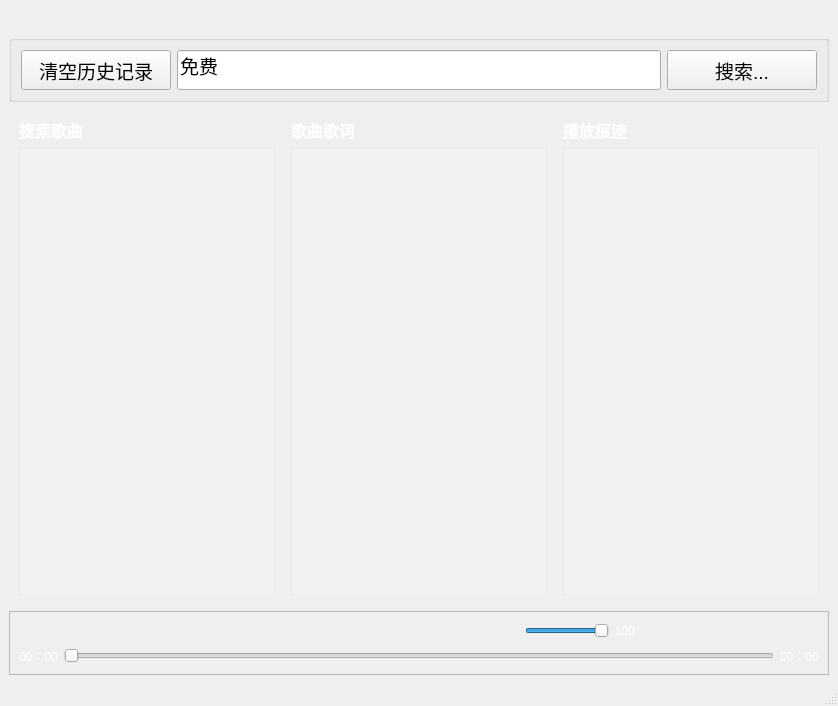
<?xml version="1.0" encoding="UTF-8"?>
<ui version="4.0">
 <class>MainWindow</class>
 <widget class="QMainWindow" name="MainWindow">
  <property name="geometry">
   <rect>
    <x>0</x>
    <y>0</y>
    <width>838</width>
    <height>706</height>
   </rect>
  </property>
  <property name="windowTitle">
   <string>Windows</string>
  </property>
  <property name="windowIcon">
   <iconset resource="res.qrc">
    <normaloff>:/png/button/help.png</normaloff>:/png/button/help.png</iconset>
  </property>
  <widget class="QWidget" name="centralwidget">
   <layout class="QGridLayout" name="gridLayout_3">
    <item row="0" column="4">
     <widget class="QPushButton" name="Login_Button">
      <property name="minimumSize">
       <size>
        <width>0</width>
        <height>0</height>
       </size>
      </property>
      <property name="cursor">
       <cursorShape>PointingHandCursor</cursorShape>
      </property>
      <property name="styleSheet">
       <string notr="true">QPushButton
{
	border-radius:0x;
	background-repeat:no-repeat;
	border:none;
	background-position:center center;
}
QPushButton:hevar{
	background-color:rgb(230,0,0,0.5);
}
QPushButton:pressed{
	background-color:rgba(95,95,95,100);
	border-color:rgba(255,255,255,30);
	border-style:inset;
	color:rgba(0,0,0,100);
}</string>
      </property>
      <property name="text">
       <string/>
      </property>
      <property name="icon">
       <iconset resource="res.qrc">
        <normaloff>:/png/button/Login.png</normaloff>:/png/button/Login.png</iconset>
      </property>
      <property name="iconSize">
       <size>
        <width>32</width>
        <height>32</height>
       </size>
      </property>
     </widget>
    </item>
    <item row="0" column="6">
     <widget class="QPushButton" name="close_pushButton">
      <property name="cursor">
       <cursorShape>PointingHandCursor</cursorShape>
      </property>
      <property name="styleSheet">
       <string notr="true">QPushButton
{
	border-radius:0x;
	background-repeat:no-repeat;
	border:none;
	background-position:center center;
}
QPushButton:hevar{
	background-color:rgb(230,0,0,0.5);
}
QPushButton:pressed{
	background-color:rgba(95,95,95,100);
	border-color:rgba(255,255,255,30);
	border-style:inset;
	color:rgba(0,0,0,100);
}</string>
      </property>
      <property name="text">
       <string/>
      </property>
      <property name="icon">
       <iconset resource="res.qrc">
        <normaloff>:/png/button/close.png</normaloff>:/png/button/close.png</iconset>
      </property>
      <property name="iconSize">
       <size>
        <width>32</width>
        <height>32</height>
       </size>
      </property>
     </widget>
    </item>
    <item row="0" column="2">
     <widget class="QPushButton" name="recommend_pushButton">
      <property name="cursor">
       <cursorShape>PointingHandCursor</cursorShape>
      </property>
      <property name="styleSheet">
       <string notr="true">QPushButton
{
	border-radius:0x;
	background-repeat:no-repeat;
	border:none;
	background-position:center center;
}
QPushButton:hevar{
	background-color:rgb(230,0,0,0.5);
}
QPushButton:pressed{
	background-color:rgba(95,95,95,100);
	border-color:rgba(255,255,255,30);
	border-style:inset;
	color:rgba(0,0,0,100);
}</string>
      </property>
      <property name="text">
       <string/>
      </property>
      <property name="icon">
       <iconset resource="res.qrc">
        <normaloff>:/png/button/Ai.png</normaloff>:/png/button/Ai.png</iconset>
      </property>
      <property name="iconSize">
       <size>
        <width>32</width>
        <height>32</height>
       </size>
      </property>
     </widget>
    </item>
    <item row="2" column="0" colspan="7">
     <layout class="QHBoxLayout" name="horizontalLayout_3">
      <property name="leftMargin">
       <number>5</number>
      </property>
      <property name="topMargin">
       <number>5</number>
      </property>
      <property name="rightMargin">
       <number>5</number>
      </property>
      <property name="bottomMargin">
       <number>5</number>
      </property>
      <item>
       <layout class="QVBoxLayout" name="verticalLayout">
        <property name="leftMargin">
         <number>5</number>
        </property>
        <property name="topMargin">
         <number>5</number>
        </property>
        <property name="rightMargin">
         <number>5</number>
        </property>
        <property name="bottomMargin">
         <number>5</number>
        </property>
        <item>
         <widget class="QLabel" name="label">
          <property name="font">
           <font>
            <family>Arial</family>
            <pointsize>12</pointsize>
            <bold>true</bold>
           </font>
          </property>
          <property name="styleSheet">
           <string notr="true"> color:rgb(255,255,255);</string>
          </property>
          <property name="text">
           <string>搜索歌曲</string>
          </property>
         </widget>
        </item>
        <item>
         <widget class="QListWidget" name="FindMusiclistWidget">
          <property name="styleSheet">
           <string notr="true">color:rgb(255,255,255);
background-color:rgba(255,255,255,50);
</string>
          </property>
          <property name="selectionBehavior">
           <enum>QAbstractItemView::SelectionBehavior::SelectItems</enum>
          </property>
         </widget>
        </item>
       </layout>
      </item>
      <item>
       <layout class="QVBoxLayout" name="verticalLayout_2">
        <property name="leftMargin">
         <number>5</number>
        </property>
        <property name="topMargin">
         <number>5</number>
        </property>
        <property name="rightMargin">
         <number>5</number>
        </property>
        <property name="bottomMargin">
         <number>5</number>
        </property>
        <item>
         <widget class="QLabel" name="label_2">
          <property name="font">
           <font>
            <family>Arial</family>
            <pointsize>12</pointsize>
            <bold>true</bold>
           </font>
          </property>
          <property name="styleSheet">
           <string notr="true"> color:rgb(255,255,255);</string>
          </property>
          <property name="text">
           <string>歌曲歌词</string>
          </property>
         </widget>
        </item>
        <item>
         <widget class="QListWidget" name="ShowMusiclistWidget">
          <property name="styleSheet">
           <string notr="true">color:rgb(255,255,255);
background-color:rgba(255,255,255,50);
</string>
          </property>
         </widget>
        </item>
       </layout>
      </item>
      <item>
       <layout class="QVBoxLayout" name="verticalLayout_3">
        <property name="leftMargin">
         <number>5</number>
        </property>
        <property name="topMargin">
         <number>5</number>
        </property>
        <property name="rightMargin">
         <number>5</number>
        </property>
        <property name="bottomMargin">
         <number>5</number>
        </property>
        <item>
         <widget class="QLabel" name="label_3">
          <property name="font">
           <font>
            <family>Arial</family>
            <pointsize>12</pointsize>
            <bold>true</bold>
           </font>
          </property>
          <property name="styleSheet">
           <string notr="true"> color:rgb(255,255,255);</string>
          </property>
          <property name="text">
           <string>播放痕迹</string>
          </property>
         </widget>
        </item>
        <item>
         <widget class="QListWidget" name="HistoryMusiclistWidget">
          <property name="styleSheet">
           <string notr="true">color:rgb(255,255,255);
background-color:rgba(255,255,255,50);
</string>
          </property>
         </widget>
        </item>
       </layout>
      </item>
     </layout>
    </item>
    <item row="3" column="0" colspan="7">
     <widget class="QFrame" name="playBarContainer">
      <property name="frameShape">
       <enum>QFrame::Shape::StyledPanel</enum>
      </property>
      <property name="frameShadow">
       <enum>QFrame::Shadow::Raised</enum>
      </property>
      <layout class="QGridLayout" name="gridLayout">
       <item row="0" column="0">
        <layout class="QHBoxLayout" name="horizontalLayout_2">
         <item>
          <spacer name="horizontalSpacer_6">
           <property name="orientation">
            <enum>Qt::Orientation::Horizontal</enum>
           </property>
           <property name="sizeHint" stdset="0">
            <size>
             <width>40</width>
             <height>20</height>
            </size>
           </property>
          </spacer>
         </item>
         <item>
          <widget class="QPushButton" name="ModeButton">
           <property name="minimumSize">
            <size>
             <width>20</width>
             <height>20</height>
            </size>
           </property>
           <property name="maximumSize">
            <size>
             <width>30</width>
             <height>30</height>
            </size>
           </property>
           <property name="cursor">
            <cursorShape>PointingHandCursor</cursorShape>
           </property>
           <property name="toolTip">
            <string>上一曲</string>
           </property>
           <property name="styleSheet">
            <string notr="true">QPushButton
{
 	background-repeat:no-repeat;
 	border:none;
 	background-position:center center;
}
QPushButton:hovar{
 	background-repeat:no-repeat;
	background-position:center center;
}
QPushButton:pressed{
 	 background-repeat:no-repeat;
	background-position:center center;
}</string>
           </property>
           <property name="text">
            <string/>
           </property>
           <property name="icon">
            <iconset>
             <normaloff>png/button/order.png</normaloff>png/button/order.png</iconset>
           </property>
           <property name="iconSize">
            <size>
             <width>32</width>
             <height>32</height>
            </size>
           </property>
          </widget>
         </item>
        </layout>
       </item>
       <item row="0" column="3">
        <spacer name="horizontalSpacer_4">
         <property name="orientation">
          <enum>Qt::Orientation::Horizontal</enum>
         </property>
         <property name="sizeHint" stdset="0">
          <size>
           <width>40</width>
           <height>20</height>
          </size>
         </property>
        </spacer>
       </item>
       <item row="0" column="4">
        <layout class="QHBoxLayout" name="horizontalLayout_8">
         <item>
          <widget class="QPushButton" name="NextButton_2">
           <property name="cursor">
            <cursorShape>PointingHandCursor</cursorShape>
           </property>
           <property name="toolTip">
            <string>下一曲</string>
           </property>
           <property name="styleSheet">
            <string notr="true">QPushButton
{
 	background-repeat:no-repeat;
 	border:none;
 	background-position:center center;
}
QPushButton:hovar{
 	background-repeat:no-repeat;
	background-position:center center;
}
QPushButton:pressed{
 	 background-repeat:no-repeat;
	background-position:center center;
}</string>
           </property>
           <property name="text">
            <string/>
           </property>
           <property name="icon">
            <iconset resource="res.qrc">
             <normaloff>:/png/button/speaker.png</normaloff>:/png/button/speaker.png</iconset>
           </property>
           <property name="iconSize">
            <size>
             <width>32</width>
             <height>32</height>
            </size>
           </property>
          </widget>
         </item>
         <item>
          <widget class="QSlider" name="volumehorizontalSlider">
           <property name="maximumSize">
            <size>
             <width>100</width>
             <height>20</height>
            </size>
           </property>
           <property name="cursor">
            <cursorShape>PointingHandCursor</cursorShape>
           </property>
           <property name="maximum">
            <number>100</number>
           </property>
           <property name="value">
            <number>100</number>
           </property>
           <property name="orientation">
            <enum>Qt::Orientation::Horizontal</enum>
           </property>
          </widget>
         </item>
         <item>
          <widget class="QLabel" name="label_6">
           <property name="styleSheet">
            <string notr="true">color:rgb(255,255,255);
</string>
           </property>
           <property name="text">
            <string>100</string>
           </property>
          </widget>
         </item>
        </layout>
       </item>
       <item row="1" column="0" colspan="7">
        <layout class="QHBoxLayout" name="horizontalLayout_10">
         <item>
          <widget class="QLabel" name="TotalTimeLabel">
           <property name="styleSheet">
            <string notr="true">color:rgb(255,255,255);
</string>
           </property>
           <property name="text">
            <string>00：00</string>
           </property>
          </widget>
         </item>
         <item>
          <widget class="QSlider" name="ProgresshorizontalSlider">
           <property name="orientation">
            <enum>Qt::Orientation::Horizontal</enum>
           </property>
          </widget>
         </item>
         <item>
          <widget class="QLabel" name="CurrentTimeLabel">
           <property name="styleSheet">
            <string notr="true">color:rgb(255,255,255);
</string>
           </property>
           <property name="text">
            <string>00：00</string>
           </property>
          </widget>
         </item>
        </layout>
       </item>
       <item row="0" column="2">
        <layout class="QHBoxLayout" name="horizontalLayout">
         <item>
          <widget class="QPushButton" name="prevButton">
           <property name="minimumSize">
            <size>
             <width>20</width>
             <height>20</height>
            </size>
           </property>
           <property name="cursor">
            <cursorShape>PointingHandCursor</cursorShape>
           </property>
           <property name="toolTip">
            <string>上一曲</string>
           </property>
           <property name="styleSheet">
            <string notr="true">QPushButton
{
 	background-repeat:no-repeat;
 	border:none;
 	background-position:center center;
}
QPushButton:hovar{
 	background-repeat:no-repeat;
	background-position:center center;
}
QPushButton:pressed{
 	 background-repeat:no-repeat;
	background-position:center center;
}</string>
           </property>
           <property name="text">
            <string/>
           </property>
           <property name="icon">
            <iconset resource="res.qrc">
             <normaloff>:/png/button/prev.png</normaloff>:/png/button/prev.png</iconset>
           </property>
           <property name="iconSize">
            <size>
             <width>32</width>
             <height>32</height>
            </size>
           </property>
          </widget>
         </item>
         <item>
          <spacer name="horizontalSpacer_2">
           <property name="orientation">
            <enum>Qt::Orientation::Horizontal</enum>
           </property>
           <property name="sizeHint" stdset="0">
            <size>
             <width>40</width>
             <height>20</height>
            </size>
           </property>
          </spacer>
         </item>
         <item>
          <widget class="QPushButton" name="StopButton">
           <property name="maximumSize">
            <size>
             <width>35</width>
             <height>35</height>
            </size>
           </property>
           <property name="cursor">
            <cursorShape>PointingHandCursor</cursorShape>
           </property>
           <property name="toolTip">
            <string>暂停/播放</string>
           </property>
           <property name="styleSheet">
            <string notr="true">QPushButton
{
 	background-repeat:no-repeat;
 	border:none;
 	background-position:center center;
}
QPushButton:hovar{
 	background-repeat:no-repeat;
	background-position:center center;
}
QPushButton:pressed{
 	 background-repeat:no-repeat;
	background-position:center center;
}</string>
           </property>
           <property name="text">
            <string/>
           </property>
           <property name="icon">
            <iconset resource="res.qrc">
             <normaloff>:/png/button/stop.png</normaloff>:/png/button/stop.png</iconset>
           </property>
           <property name="iconSize">
            <size>
             <width>32</width>
             <height>32</height>
            </size>
           </property>
          </widget>
         </item>
         <item>
          <spacer name="horizontalSpacer">
           <property name="orientation">
            <enum>Qt::Orientation::Horizontal</enum>
           </property>
           <property name="sizeHint" stdset="0">
            <size>
             <width>40</width>
             <height>20</height>
            </size>
           </property>
          </spacer>
         </item>
         <item>
          <widget class="QPushButton" name="NextButton">
           <property name="cursor">
            <cursorShape>PointingHandCursor</cursorShape>
           </property>
           <property name="toolTip">
            <string>下一曲</string>
           </property>
           <property name="styleSheet">
            <string notr="true">QPushButton
{
 	background-repeat:no-repeat;
 	border:none;
 	background-position:center center;
}
QPushButton:hovar{
 	background-repeat:no-repeat;
	background-position:center center;
}
QPushButton:pressed{
 	 background-repeat:no-repeat;
	background-position:center center;
}</string>
           </property>
           <property name="text">
            <string/>
           </property>
           <property name="icon">
            <iconset resource="res.qrc">
             <normaloff>:/png/button/next.png</normaloff>:/png/button/next.png</iconset>
           </property>
           <property name="iconSize">
            <size>
             <width>32</width>
             <height>32</height>
            </size>
           </property>
          </widget>
         </item>
        </layout>
       </item>
       <item row="0" column="5">
        <spacer name="horizontalSpacer_5">
         <property name="orientation">
          <enum>Qt::Orientation::Horizontal</enum>
         </property>
         <property name="sizeHint" stdset="0">
          <size>
           <width>40</width>
           <height>20</height>
          </size>
         </property>
        </spacer>
       </item>
       <item row="0" column="1">
        <spacer name="horizontalSpacer_3">
         <property name="orientation">
          <enum>Qt::Orientation::Horizontal</enum>
         </property>
         <property name="sizeHint" stdset="0">
          <size>
           <width>40</width>
           <height>20</height>
          </size>
         </property>
        </spacer>
       </item>
       <item row="0" column="6">
        <layout class="QHBoxLayout" name="horizontalLayout_4">
         <item>
          <widget class="QPushButton" name="NextMusicListButton">
           <property name="minimumSize">
            <size>
             <width>20</width>
             <height>20</height>
            </size>
           </property>
           <property name="cursor">
            <cursorShape>PointingHandCursor</cursorShape>
           </property>
           <property name="styleSheet">
            <string notr="true">QPushButton
{
 	background-repeat:no-repeat;
 	border:none;
 	background-position:center center;
}
QPushButton:hovar{
 	background-repeat:no-repeat;
	background-position:center center;
}
QPushButton:pressed{
 	 background-repeat:no-repeat;
	background-position:center center;
}</string>
           </property>
           <property name="text">
            <string/>
           </property>
           <property name="icon">
            <iconset resource="res.qrc">
             <normaloff>:/png/button/list.png</normaloff>:/png/button/list.png</iconset>
           </property>
           <property name="iconSize">
            <size>
             <width>32</width>
             <height>32</height>
            </size>
           </property>
          </widget>
         </item>
         <item>
          <spacer name="horizontalSpacer_7">
           <property name="orientation">
            <enum>Qt::Orientation::Horizontal</enum>
           </property>
           <property name="sizeHint" stdset="0">
            <size>
             <width>40</width>
             <height>20</height>
            </size>
           </property>
          </spacer>
         </item>
        </layout>
       </item>
      </layout>
     </widget>
    </item>
    <item row="1" column="0" colspan="7">
     <widget class="QGroupBox" name="groupBox">
      <property name="title">
       <string/>
      </property>
      <layout class="QGridLayout" name="gridLayout_2">
       <item row="0" column="0">
        <widget class="QPushButton" name="Clear_History_Button">
         <property name="minimumSize">
          <size>
           <width>150</width>
           <height>40</height>
          </size>
         </property>
         <property name="font">
          <font>
           <family>Arial</family>
           <pointsize>14</pointsize>
          </font>
         </property>
         <property name="cursor">
          <cursorShape>PointingHandCursor</cursorShape>
         </property>
         <property name="text">
          <string>清空历史记录</string>
         </property>
        </widget>
       </item>
       <item row="0" column="1">
        <widget class="QLineEdit" name="FindmusicLineEdit">
         <property name="minimumSize">
          <size>
           <width>0</width>
           <height>40</height>
          </size>
         </property>
         <property name="font">
          <font>
           <family>Arial</family>
           <pointsize>14</pointsize>
          </font>
         </property>
         <property name="text">
          <string>免费</string>
         </property>
        </widget>
       </item>
       <item row="0" column="2">
        <widget class="QPushButton" name="FindButton">
         <property name="minimumSize">
          <size>
           <width>150</width>
           <height>40</height>
          </size>
         </property>
         <property name="font">
          <font>
           <family>Arial</family>
           <pointsize>14</pointsize>
          </font>
         </property>
         <property name="cursor">
          <cursorShape>PointingHandCursor</cursorShape>
         </property>
         <property name="text">
          <string>搜索...</string>
         </property>
        </widget>
       </item>
      </layout>
     </widget>
    </item>
    <item row="0" column="0">
     <spacer name="horizontalSpacer_9">
      <property name="orientation">
       <enum>Qt::Orientation::Horizontal</enum>
      </property>
      <property name="sizeHint" stdset="0">
       <size>
        <width>636</width>
        <height>20</height>
       </size>
      </property>
     </spacer>
    </item>
    <item row="0" column="5">
     <widget class="QPushButton" name="help_pushButton">
      <property name="cursor">
       <cursorShape>PointingHandCursor</cursorShape>
      </property>
      <property name="styleSheet">
       <string notr="true">QPushButton
{
	border-radius:0x;
	background-repeat:no-repeat;
	border:none;
	background-position:center center;
}
QPushButton:hevar{
	background-color:rgb(230,0,0,0.5);
}
QPushButton:pressed{
	background-color:rgba(95,95,95,100);
	border-color:rgba(255,255,255,30);
	border-style:inset;
	color:rgba(0,0,0,100);
}</string>
      </property>
      <property name="text">
       <string/>
      </property>
      <property name="icon">
       <iconset resource="res.qrc">
        <normaloff>:/png/button/help.png</normaloff>:/png/button/help.png</iconset>
      </property>
      <property name="iconSize">
       <size>
        <width>32</width>
        <height>32</height>
       </size>
      </property>
     </widget>
    </item>
    <item row="0" column="1">
     <widget class="QPushButton" name="collect_Button">
      <property name="cursor">
       <cursorShape>PointingHandCursor</cursorShape>
      </property>
      <property name="styleSheet">
       <string notr="true">QPushButton
{
	border-radius:0x;
	background-repeat:no-repeat;
	border:none;
	background-position:center center;
}
QPushButton:hevar{
	background-color:rgb(230,0,0,0.5);
}
QPushButton:pressed{
	background-color:rgba(95,95,95,100);
	border-color:rgba(255,255,255,30);
	border-style:inset;
	color:rgba(0,0,0,100);
}</string>
      </property>
      <property name="text">
       <string/>
      </property>
      <property name="icon">
       <iconset resource="res.qrc">
        <normaloff>:/png/button/love.png</normaloff>:/png/button/love.png</iconset>
      </property>
      <property name="iconSize">
       <size>
        <width>32</width>
        <height>32</height>
       </size>
      </property>
     </widget>
    </item>
   </layout>
  </widget>
  <widget class="QStatusBar" name="statusbar"/>
 </widget>
 <resources>
  <include location="res.qrc"/>
 </resources>
 <connections/>
</ui>
